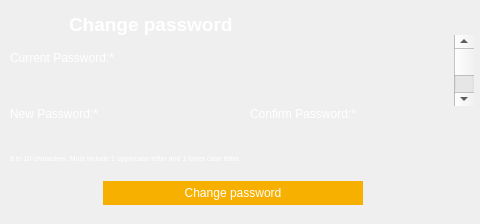
<?xml version="1.0" encoding="UTF-8"?>
<ui version="4.0">
 <class>Dialog</class>
 <widget class="QDialog" name="Dialog">
  <property name="geometry">
   <rect>
    <x>0</x>
    <y>0</y>
    <width>480</width>
    <height>224</height>
   </rect>
  </property>
  <property name="windowTitle">
   <string>Dialog</string>
  </property>
  <widget class="QWidget" name="widget" native="true">
   <property name="geometry">
    <rect>
     <x>0</x>
     <y>0</y>
     <width>480</width>
     <height>224</height>
    </rect>
   </property>
   <property name="styleSheet">
    <string notr="true">.QWidget{background-image: url(:/public/png/public/rectangle.png);border:0px;}</string>
   </property>
   <widget class="QPushButton" name="back">
    <property name="geometry">
     <rect>
      <x>10</x>
      <y>14</y>
      <width>49</width>
      <height>24</height>
     </rect>
    </property>
    <property name="styleSheet">
     <string notr="true">.QPushButton{background-image: url(:/public/png/public/back.png); border:0;}</string>
    </property>
    <property name="text">
     <string/>
    </property>
   </widget>
   <widget class="QLabel" name="title">
    <property name="geometry">
     <rect>
      <x>69</x>
      <y>7</y>
      <width>361</width>
      <height>34</height>
     </rect>
    </property>
    <property name="font">
     <font>
      <family>Arial</family>
      <pointsize>14</pointsize>
      <weight>75</weight>
      <bold>true</bold>
     </font>
    </property>
    <property name="styleSheet">
     <string notr="true">.QLabel{background-color: transparent; border:0; color :white}</string>
    </property>
    <property name="text">
     <string>Change password</string>
    </property>
   </widget>
   <widget class="QPushButton" name="change_psw">
    <property name="geometry">
     <rect>
      <x>103</x>
      <y>181</y>
      <width>260</width>
      <height>24</height>
     </rect>
    </property>
    <property name="styleSheet">
     <string notr="true">QPushButton{background-color: rgb(248,176,0); border:0; color :white}</string>
    </property>
    <property name="text">
     <string>Change password</string>
    </property>
   </widget>
   <widget class="QLineEdit" name="current_psw">
    <property name="geometry">
     <rect>
      <x>10</x>
      <y>70</y>
      <width>220</width>
      <height>24</height>
     </rect>
    </property>
    <property name="styleSheet">
     <string notr="true">QLineEdit{background-image: url(:/public/png/public/rectangle-copy.png);background-color: transparent; border:0; color :white}</string>
    </property>
    <property name="inputMask">
     <string/>
    </property>
    <property name="text">
     <string notr="true"/>
    </property>
    <property name="placeholderText">
     <string/>
    </property>
   </widget>
   <widget class="QLabel" name="current_psw_hint">
    <property name="geometry">
     <rect>
      <x>10</x>
      <y>50</y>
      <width>221</width>
      <height>16</height>
     </rect>
    </property>
    <property name="styleSheet">
     <string notr="true">.QLabel{background-color: transparent; border:0; color :white}</string>
    </property>
    <property name="text">
     <string>Current Password:*</string>
    </property>
   </widget>
   <widget class="QLineEdit" name="new_psw">
    <property name="geometry">
     <rect>
      <x>10</x>
      <y>126</y>
      <width>220</width>
      <height>24</height>
     </rect>
    </property>
    <property name="styleSheet">
     <string notr="true">QLineEdit{background-image: url(:/public/png/public/rectangle-copy.png);background-color: transparent; border:0; color :white}
</string>
    </property>
    <property name="inputMask">
     <string/>
    </property>
    <property name="text">
     <string notr="true"/>
    </property>
    <property name="placeholderText">
     <string/>
    </property>
   </widget>
   <widget class="QLabel" name="new_psw_hint">
    <property name="geometry">
     <rect>
      <x>10</x>
      <y>106</y>
      <width>211</width>
      <height>16</height>
     </rect>
    </property>
    <property name="styleSheet">
     <string notr="true">.QLabel{background-color: transparent; border:0; color :white}</string>
    </property>
    <property name="text">
     <string>New Password:*</string>
    </property>
   </widget>
   <widget class="QLineEdit" name="confirm_psw">
    <property name="geometry">
     <rect>
      <x>250</x>
      <y>126</y>
      <width>220</width>
      <height>24</height>
     </rect>
    </property>
    <property name="styleSheet">
     <string notr="true">QLineEdit{background-image: url(:/public/png/public/rectangle-copy.png);background-color: transparent; border:0; color :white}
</string>
    </property>
    <property name="inputMask">
     <string/>
    </property>
    <property name="text">
     <string notr="true"/>
    </property>
    <property name="placeholderText">
     <string/>
    </property>
   </widget>
   <widget class="QLabel" name="confirm_psw_hint">
    <property name="geometry">
     <rect>
      <x>250</x>
      <y>106</y>
      <width>180</width>
      <height>16</height>
     </rect>
    </property>
    <property name="styleSheet">
     <string notr="true">.QLabel{background-color: transparent; border:0; color :white}</string>
    </property>
    <property name="text">
     <string>Confirm Password:*</string>
    </property>
   </widget>
   <widget class="QLabel" name="new_psw_guide">
    <property name="geometry">
     <rect>
      <x>10</x>
      <y>150</y>
      <width>251</width>
      <height>16</height>
     </rect>
    </property>
    <property name="font">
     <font>
      <pointsize>5</pointsize>
     </font>
    </property>
    <property name="styleSheet">
     <string notr="true">.QLabel{background-color: transparent; border:0; color :white}</string>
    </property>
    <property name="text">
     <string>8 to 10 characters. Must include 1 uppercase letter and 1 lower case letter.</string>
    </property>
   </widget>
   <widget class="QScrollBar" name="scroll">
    <property name="geometry">
     <rect>
      <x>454</x>
      <y>35</y>
      <width>20</width>
      <height>71</height>
     </rect>
    </property>
    <property name="orientation">
     <enum>Qt::Vertical</enum>
    </property>
   </widget>
  </widget>
 </widget>
 <resources>
  <include location="../../title.qrc"/>
 </resources>
 <connections/>
</ui>
